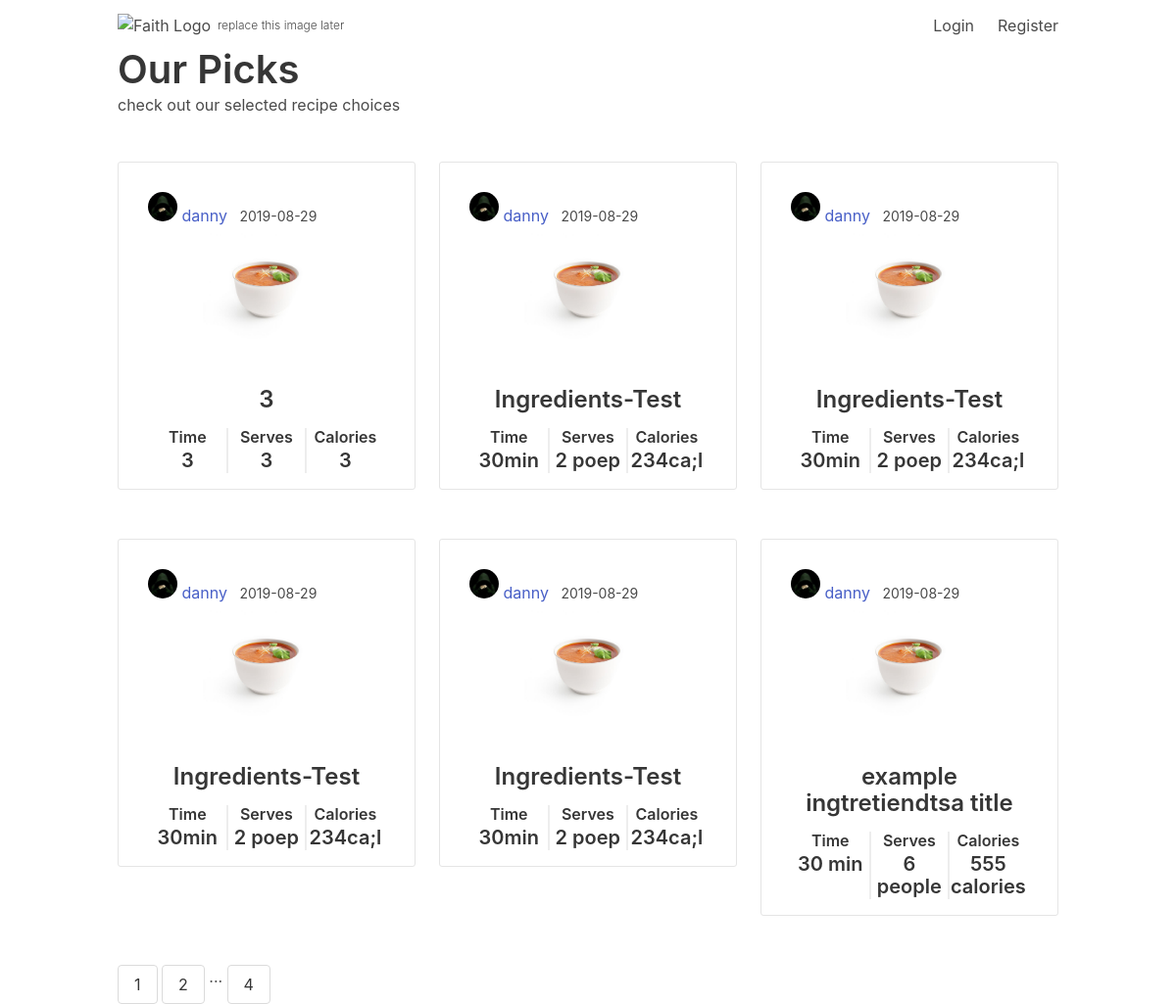
The page /home on the database its author committed.
### backend/flaskblog/models.py (models this page shows, shortened)
class Post(db.Model):
    id = db.Column(db.Integer, primary_key=True)
    title = db.Column(db.String(100), nullable=False)
    time = db.Column(db.String(100), nullable=False)
    serves = db.Column(db.String(100), nullable=False)
    cal = db.Column(db.String(100), nullable=False)
    date_posted = db.Column(db.DateTime, nullable=False, default=datetime.utcnow)
    ingredients = db.Column(db.PickleType(), nullable=False)
    steps = db.Column(db.PickleType(), nullable=False)
    image = db.Column(db.String(20), nullable=False, default='image.jpg')
    user_id = db.Column(db.Integer, db.ForeignKey('user.id'), nullable=False)

class User(db.Model, UserMixin):
    id = db.Column(db.Integer, primary_key=True)
    username = db.Column(db.String(20), unique=True, nullable=False)
    email = db.Column(db.String(120), unique=True, nullable=False)
    image_file = db.Column(db.String(20), nullable=False, default='2.jpg')
    password = db.Column(db.String(60), nullable=False)
    posts = db.relationship('Post', backref='author', lazy=True)

### backend/flaskblog/routes.py (the view)
@app.route("/")
@app.route("/home")
def home():
    page = request.args.get('page', 1, type=int)
    posts = Post.query.order_by(Post.date_posted.desc()).paginate(page=page, per_page=6)
    return render_template('home.html', posts=posts)

### backend/flaskblog/templates/home.html (shortened to what this page needs)
{% extends "layout-2.html" %}
{% block content %}
  <section class="section">
    <div class="container">
    <div class="columns">
      <div class="column">
        <h2 class="title is-2">Our Picks</h2>
        <h6 class="subtitle is-6">check out our selected recipe choices</h6>
      </div>
    </div>
    </div>
  </section>
  <section>
      <div class="container">
         {% for post in posts.items %}
         {% if loop.index % 4 == 0  %}
        </div>
        {% endif %}
         {% if loop.index == 1 or loop.index % 4 == 0  %}
         <div class="columns">
            <div class="column is-4">
                <div class="flex-card light-bordered hover-inset">
                    <div class="card-body">
                        <div class="content">
                            <div class="article-metadata">
                                <img class="profile-img" src="{{ url_for('static', filename='profile_pics/' + post.author.image_file) }}">
                                <a class="mr-2" href="{{ url_for('user_posts', username=post.author.username) }}">{{ post.author.username }}</a>
                                <small class="text-muted">{{ post.date_posted.strftime('%Y-%m-%d') }}</small>
                              </div>
                              <a  href="{{ url_for('post', post_id=post.id) }}" >
                                  <div class="card-box">
                                      <img class="card-image" src="{{ url_for('static', filename='post_img/' + post.image) }}" alt="">
                                  </div>
                            <h3 class="no-margin title-bold has-text-centered">{{ post.title }}</h3>
                                    <div class="card-text">
                                      <div class="card-section">
                                          <h6 class="subtitle is-6 has-text-centered">Time</h6>
                                          <h5 class="title is-5 has-text-centered ">{{ post.time }}</h5>
                                      </div>
                                    <div class="card-section">
                                            <h6 class="subtitle is-6 has-text-centered">Serves</h6>
                                            <h5 class="title is-5 has-text-centered">{{ post.serves }}</h5>
                                    </div>
                                    <div class="card-section">
                                            <h6 class="subtitle is-6 has-text-centered">Calories</h6>
                                            <h5 class="title is-5 has-text-centered">{{ post.cal }}</h5>
                                    </div>
                                  </div>
                                </a>
                        </div>
                    </div>
                </div>
            </div>
         {% else %}
         <div class="column is-4">
            <div class="flex-card light-bordered hover-inset">
                <div class="card-body">
                    <div class="content">
                        <div class="article-metadata">
                            <img class="profile-img" src="{{ url_for('static', filename='profile_pics/' + post.author.image_file) }}">
                            <a class="mr-2" syle="padding-bottom: 10px; !important" href="{{ url_for('user_posts', username=post.author.username) }}">{{ post.author.username }}</a>
                            <small class="text-muted">{{ post.date_posted.strftime('%Y-%m-%d') }}</small>
                          </div>
                          <a  href="{{ url_for('post', post_id=post.id) }}" >
                            <div class="header-avatar">
                                <img class="card-image" src="{{ url_for('static', filename='post_img/' + post.image) }}" alt=""
>
                                </div>
                                <h3 class="no-margin title-bold has-text-centered">{{ post.title }}</h3>
                                <div class="card-text">
                                  <div class="card-section">
                                      <h6 class="subtitle is-6 has-text-centered">Time</h6>
                                      <h5 class="title is-5 has-text-centered ">{{ post.time }}</h5>
                                  </div>
                                <div class="card-section">
                                   <h6 class="subtitle is-6 has-text-centered">Serves</h6>
                                        <h5 class="title is-5 has-text-centered">{{ post.serves }}</h5>
                                </div>
                                <div class="card-section">
                                        <h6 class="subtitle is-6 has-text-centered">Calories</h6>
                                        <h5 class="title is-5 has-text-centered">{{ post.cal }}</h5>
                                </div>
                              </div>
                              </a>
                    </div>
                </div>
            </div>
        </div>
          {% endif %}
          {% endfor %}
      </div>
      {% for page_num in posts.iter_pages(left_edge=1, right_edge=1, left_current=1, right_current=2) %}
      {% if page_num %}
        {% if posts.page == page_num %}
          <a class="button " href="{{ url_for('home', page=page_num) }}">{{ page_num }}</a>
        {% else %}
          <a class="button  " href="{{ url_for('home', page=page_num) }}">{{ page_num }}</a>
        {% endif %}
      {% else %}
        ...
      {% endif %}
    {% endfor %}
        </div>
  </section>
{% endblock content %}

### backend/flaskblog/static/style.css (style rules this page uses)
.flex-card { position: relative; background-color: #fff; border: 1px solid #fcfcfc; border-radius: 0.1875rem; display: inline-block; position: relative; overflow: hidden; width: 100%; margin-bottom: 20px; transition: all 0.5s }
.flex-card .card-body { padding: 30px 30px 0px }
.flex-card.light-bordered { border: 1px solid #e5e5e5 !important }
.card-image { display: block; margin-left: auto; margin-right: auto; width: 50%; width: 130px; height: 130px; }
.profile-img { width: 50%; width: 30px; height: 30px; border-radius: 100px; -webkit-border-radius: 100px; -moz-border-radius: 100px; }
.card-text { display: flex !important; text-align: center; }
.card-section { display: block; width: 33.3%; }

### backend/flaskblog/static/core_deep-blue.css (style rules this page uses)
.button { transition: all 0.5s }
.flex-card { position: relative; background-color: #fff; border: 1px solid #fcfcfc; border-radius: 0.1875rem; display: inline-block; position: relative; overflow: hidden; width: 100%; margin-bottom: 20px; transition: all 0.5s }
body { font-family: -apple-system, BlinkMacSystemFont, "Segoe UI", Roboto, Helvetica, Arial, sans-serif, "Apple Color Emoji", "Segoe UI Emoji", "Segoe UI Symbol"; overflow: hidden !important }
a, a:active, i, i:active, div, div:active, div:focus, span:focus, span:active { outline: none !important }

### rows shown on the page
Post: image_file (picture), author.username "danny", date_posted "2019-08-29", image (picture), title "3", time "3", serves "3", cal "3"
Post: image_file (picture), author.username "danny", date_posted "2019-08-29", image (picture), title "Ingredients-Test", time "30min", serves "2 poep", cal "234ca;l"
Post: image_file (picture), author.username "danny", date_posted "2019-08-29", image (picture), title "Ingredients-Test", time "30min", serves "2 poep", cal "234ca;l"
Post: image_file (picture), author.username "danny", date_posted "2019-08-29", image (picture), title "Ingredients-Test", time "30min", serves "2 poep", cal "234ca;l"
Post: image_file (picture), author.username "danny", date_posted "2019-08-29", image (picture), title "Ingredients-Test", time "30min", serves "2 poep", cal "234ca;l"
Post: image_file (picture), author.username "danny", date_posted "2019-08-29", image (picture), title "example ingtretiendtsa title", time "30 min", serves "6 people", cal "555 calories"

### other values the page prints
{{ page_num }} "1"
{{ page_num }} "2" "4"
